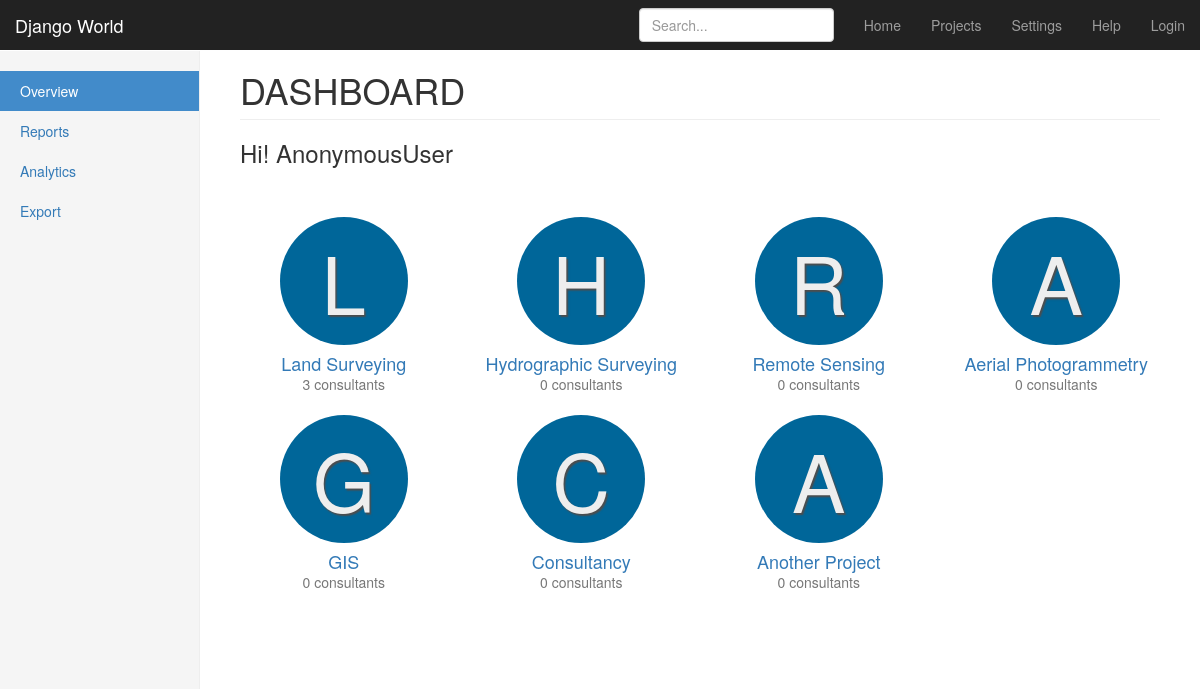
Screenshot of /teams/ with the database file from the repository.
### teams/models.py (models this page shows, shortened)
class Team(models.Model):
    name = models.CharField(max_length=255)
    lead = models.ForeignKey(User, related_name='teams', on_delete=models.PROTECT)
    field_location = models.CharField(max_length=255)

### teams/views.py (the view)
class TeamListView(CreateView, ListView):
    context_object_name = "teams"
    fields = ("name", "field_location", "lead")
    model = models.Team
    template_name = "teams/team_list.html"
    def get_initial(self):
        initial = super().get_initial()
        initial["lead"] = self.request.user.pk
        return initial

### teams/templatetags/team_tags.py (called while the page is built)
@register.inclusion_tag('teams/_team.html')
def team_avatar(team):
    return {'team': team, 'num': random.randint(15, 15)}

### teams/templates/teams/team_list.html
{% extends "teams/_layout.html" %}
{% load static %}
{% load team_tags %}
{% block css %}
<link rel="stylesheet" href="{% static 'css/icons.css' %}">
{% endblock %}
{% block body_content %}
<h1 class="page-header" style="text-transform: uppercase;">Dashboard</h1>
<div class="" style="margin-bottom: 50px;">
    <h3>Hi! {{ user }}</h3>
</div>
<div class="row placeholders">
	{% for team in teams %}
		{% team_avatar team %}
    {% endfor %}
</div>
{% endblock %}

### teams/templates/teams/_team.html
<div class="col-xs-6 col-sm-3 placeholder">
	<a href="{% url 'teams:detail' team.pk %}">
		<i class="avatar avatar-lg avatar-color-{{ num }} avatar-letter-{{ team.name.0|lower }} rounded" style="border-radius: 50%;"></i>
		<h4>{{ team.name }}</h4>
		<span class="text-muted">{{ team.players.count }} consultant{{ team.players.count|pluralize }}</span>
	</a>
</div>

### assets/css/goal.css (style rules this page uses)
body { padding-top: 50px; }
.main .page-header { margin-top: 0; }
.placeholders { margin-bottom: 30px; text-align: center; }
.placeholders h4 { margin-bottom: 0; }
.placeholder { margin-bottom: 20px; }

### rows the page displays
Team: name "Land Surveying", players.count "3"
Team: name "Hydrographic Surveying", players.count "0"
Team: name "Remote Sensing", players.count "0"
Team: name "Aerial Photogrammetry", players.count "0"
Team: name "GIS", players.count "0"
Team: name "Consultancy", players.count "0"
Team: name "Another Project", players.count "0"

### other values shown
{{ user }} "AnonymousUser"
